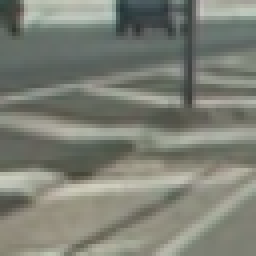
#> input picture non-vehicles/GTI/image1005.png, 64 x 64 px (shown 4 times larger); its folder holds only this picture in this run
$ python -i prod_sliding_window.py   (imports and definitions only)   (older library calls are emulated)
#> lines starting #> are read from the running program, lines starting #| are printed output that depends on the picture
### prod_feature_extraction.py

# coding: utf-8

# # Feature Extraction Production
#
# This file contains the production functions for vehicle feature extraction

# ## Define feature extraction functions

import numpy as np
import cv2
import matplotlib.pyplot as plt
import matplotlib.image as mpimg
from sklearn.preprocessing import StandardScaler
import glob
import os
from sklearn.svm import LinearSVC
from sklearn.preprocessing import StandardScaler
from skimage.feature import hog

def bin_spatial(img, size=(32, 32)):
    """
    This function takes as input: an image called 'img' and a tuple of (x,y) called 'size'.

    It returns 'img' scaled to dimensions x by y as a xy by 1 array.
    """
    # Use cv2.resize().ravel() to create the feature vector
    features = cv2.resize(img, size).ravel()
    # Return the feature vector
    return features

def color_hist(img, nbins=32, bins_range=(0, 256)):
    """
    This function takes as input: a three channel image called 'img', a number of bins called 'nbins' and a range for the
    bins called 'bin_range'.

    It returns 3 histograms, one for each channel of 'img', as a numpy array.
    """
    # Compute the histogram of the color channels separately
    channel1_hist = np.histogram(img[:,:,0], bins=nbins, range=bins_range)
    channel2_hist = np.histogram(img[:,:,1], bins=nbins, range=bins_range)
    channel3_hist = np.histogram(img[:,:,2], bins=nbins, range=bins_range)
    # Concatenate the histograms into a single feature vector
    hist_features = np.concatenate((channel1_hist[0], channel2_hist[0], channel3_hist[0]))
    #hist_features = np.concatenate(( channel2_hist[0], channel3_hist[0]))
    # Return the individual histograms, bin_centers and feature vector
    return hist_features

def get_hog_features(img, orient, pix_per_cell, cell_per_block, vis=False, feature_vec=True):
    if vis == True:
        features,hog_image=hog(img, orientations=orient,pixels_per_cell=(pix_per_cell,pix_per_cell),
        cells_per_block=(cell_per_block,cell_per_block), transform_sqrt=False,
                       visualise=vis, feature_vector=feature_vec)

        return features, hog_image
    else:
        # Use skimage.hog() to get features only
        features=hog(img, orientations=orient,pixels_per_cell=(pix_per_cell,pix_per_cell),
        cells_per_block=(cell_per_block,cell_per_block), transform_sqrt=False,
                       visualise=vis, feature_vector=feature_vec)

        return features


# [73 lines left out: function extract_features, not called in this run]

### prod_sliding_window.py
import numpy as np
import cv2
import glob
import time
from sklearn.svm import LinearSVC
from sklearn.preprocessing import StandardScaler
from skimage.feature import hog
from prod_feature_extraction import *

def single_img_features(img, color_space='RGB', spatial_size=(32, 32),
                        hist_bins=32, orient=9,
                        pix_per_cell=8, cell_per_block=2, hog_channel=0,
                        spatial_feat=True, hist_feat=True, hog_feat=True, hog_color_space="HSV"):
    #1) Define an empty list to receive features
    img_features = []
    #2) Apply color conversion if other than 'RGB'
    if color_space != 'RGB':
        if color_space == 'HSV':
            feature_image = cv2.cvtColor(img, cv2.COLOR_RGB2HSV)
        elif color_space == 'LUV':
            feature_image = cv2.cvtColor(img, cv2.COLOR_RGB2LUV)
        elif color_space == 'HLS':
            feature_image = cv2.cvtColor(img, cv2.COLOR_RGB2HLS)
        elif color_space == 'YUV':
            feature_image = cv2.cvtColor(img, cv2.COLOR_RGB2YUV)
        elif color_space == 'YCrCb':
            feature_image = cv2.cvtColor(img, cv2.COLOR_RGB2YCrCb)
    else: feature_image = np.copy(img)
    #3) Compute spatial features if flag is set
    if spatial_feat == True:
        spatial_features = bin_spatial(feature_image, size=spatial_size)
        #4) Append features to list
        img_features.append(spatial_features)
    #5) Compute histogram features if flag is set
    if hist_feat == True:
        hist_features = color_hist(feature_image, nbins=hist_bins)
        #6) Append features to list
        img_features.append(hist_features)
    #7) Compute HOG features if flag is set
    if hog_feat == True:
        if hog_color_space != 'RGB':
            if hog_color_space == 'HSV':
                feature_image = cv2.cvtColor(img, cv2.COLOR_RGB2HSV)
            elif hog_color_space == 'LUV':
                feature_image = cv2.cvtColor(img, cv2.COLOR_RGB2LUV)
            elif hog_color_space == 'HLS':
                feature_image = cv2.cvtColor(img, cv2.COLOR_RGB2HLS)
            elif hog_color_space == 'YUV':
                feature_image = cv2.cvtColor(img, cv2.COLOR_RGB2YUV)
            elif hog_color_space == 'YCrCb':
                feature_image = cv2.cvtColor(img, cv2.COLOR_RGB2YCrCb)
        else: feature_image = np.copy(img)
        if hog_channel == 'ALL':
            hog_features = []
            for channel in range(feature_image.shape[2]):
                hog_features.extend(get_hog_features(feature_image[:,:,channel],
                                    orient, pix_per_cell, cell_per_block,
                                    vis=False, feature_vec=True))
        elif hog_channel=='GRAY' :
                gray = cv2.cvtColor(img, cv2.COLOR_RGB2GRAY)
                hog_features = get_hog_features(gray, orient,
                            pix_per_cell, cell_per_block, vis=False, feature_vec=True)
        else:
            hog_features = get_hog_features(feature_image[:,:,hog_channel], orient,
                        pix_per_cell, cell_per_block, vis=False, feature_vec=True)
        #8) Append features to list
        img_features.append(hog_features)

    #9) Return concatenated array of features

    return np.concatenate(img_features)
# [114 lines left out: functions search_windows, slide_window, add_heat, apply_threshold, draw_labeled_bboxes, draw_boxes, not called in this run]

>>> import cv2
>>> picture = cv2.cvtColor(cv2.imread('non-vehicles/GTI/image1005.png'), cv2.COLOR_BGR2RGB)
>>> result = single_img_features(picture)
#> in bin_spatial, `features = cv2.resize(img, size).ravel()`: features = 3072 values, max 204 at index 2241, min 41 at index 141, mean 123.8
#> in single_img_features, `spatial_features = bin_spatial(feature_image, size=spatial_size)`: spatial_features has the same summary as features in bin_spatial
#> in color_hist, `hist_features = np.concatenate((channel1_hist[0], channel2_hist[0], ch..`: hist_features = 96 values, max 572 at index 12, min 0 at index 0, mean 128
#> in single_img_features, `feature_image = cv2.cvtColor(img, cv2.COLOR_RGB2HSV)`: feature_image: shape (64, 64, 3); mean H, S, V 43.2, 25.7, 129.2
#> in get_hog_features, `features=hog(img, orientations=orient,pixels_per_cell=(pix_per_cell,pi..`: features = 1764 values, max 0.342 at index 1515, min 0 at index 17, mean 0.138
#> in get_hog_features, `features=hog(img, orientations=orient,pixels_per_cell=(pix_per_cell,pi..`:
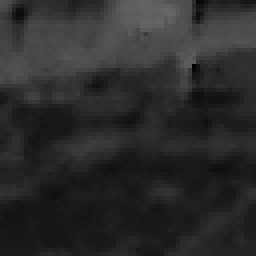
#> img: shape (64, 64) (shown 4 times larger); min 0, max 105, mean 43.2
#> in single_img_features, `hog_features = get_hog_features(feature_image[:,:,hog_channel], orient..`: hog_features has the same summary as features in get_hog_features
#> result = 4932 values, max 572 at index 3084, min 0 at index 3072, mean 79.65

$ run again, on non-vehicles/GTI/image1089.png
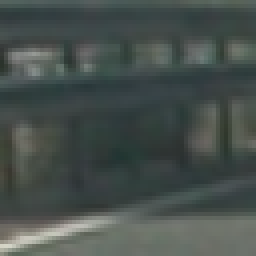
#> input picture non-vehicles/GTI/image1089.png, 64 x 64 px (shown 4 times larger)
#> in bin_spatial, `features = cv2.resize(img, size).ravel()`: features = 3072 values, max 189 at index 2883, min 35 at index 1869, mean 76.03
#> spatial_features has the same summary as features in bin_spatial
#> in color_hist, `hist_features = np.concatenate((channel1_hist[0], channel2_hist[0], ch..`: hist_features = 96 values, max 1215 at index 72, min 0 at index 0, mean 128
#> feature_image: shape (64, 64, 3); mean H, S, V 74.3, 35.1, 80.4
#> in get_hog_features, `features=hog(img, orientations=orient,pixels_per_cell=(pix_per_cell,pi..`: features = 1764 values, max 0.414 at index 1732, min 0 at index 17, mean 0.134
#> in get_hog_features, `features=hog(img, orientations=orient,pixels_per_cell=(pix_per_cell,pi..`:
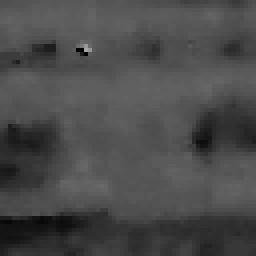
#> img: shape (64, 64) (shown 4 times larger); min 0, max 165, mean 74.3
#> hog_features has the same summary as features in get_hog_features
#> result = 4932 values, max 1215 at index 3144, min 0 at index 3072, mean 49.9

$ run again, on non-vehicles/GTI/image1131.png
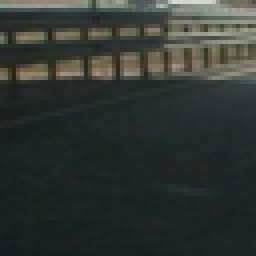
#> input picture non-vehicles/GTI/image1131.png, 64 x 64 px (shown 4 times larger)
#> in bin_spatial, `features = cv2.resize(img, size).ravel()`: features = 3072 values, max 184 at index 76, min 22 at index 1539, mean 51.52
#> spatial_features has the same summary as features in bin_spatial
#> in color_hist, `hist_features = np.concatenate((channel1_hist[0], channel2_hist[0], ch..`: hist_features = 96 values, max 1887 at index 36, min 0 at index 0, mean 128
#> feature_image: shape (64, 64, 3); mean H, S, V 77.5, 52.4, 55.9
#> in get_hog_features, `features=hog(img, orientations=orient,pixels_per_cell=(pix_per_cell,pi..`: features = 1764 values, max 0.386 at index 688, min 0 at index 16, mean 0.14
#> in get_hog_features, `features=hog(img, orientations=orient,pixels_per_cell=(pix_per_cell,pi..`:
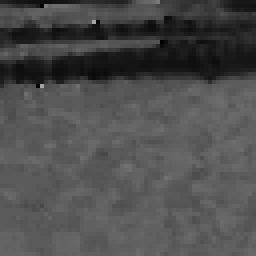
#> img: shape (64, 64) (shown 4 times larger); min 0, max 165, mean 77.5
#> hog_features has the same summary as features in get_hog_features
#> result = 4932 values, max 1887 at index 3108, min 0 at index 3072, mean 34.63

$ run again, on non-vehicles/GTI/image1158.png
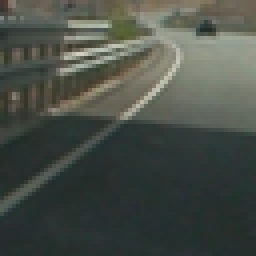
#> input picture non-vehicles/GTI/image1158.png, 64 x 64 px (shown 4 times larger)
#> in bin_spatial, `features = cv2.resize(img, size).ravel()`: features = 3072 values, max 177 at index 739, min 33 at index 2856, mean 74.35
#> spatial_features has the same summary as features in bin_spatial
#> in color_hist, `hist_features = np.concatenate((channel1_hist[0], channel2_hist[0], ch..`: hist_features = 96 values, max 1138 at index 69, min 0 at index 0, mean 128
#> feature_image: shape (64, 64, 3); mean H, S, V 61.3, 41, 79.4
#> in get_hog_features, `features=hog(img, orientations=orient,pixels_per_cell=(pix_per_cell,pi..`: features = 1764 values, max 0.411 at index 1298, min 0 at index 7, mean 0.144
#> in get_hog_features, `features=hog(img, orientations=orient,pixels_per_cell=(pix_per_cell,pi..`:
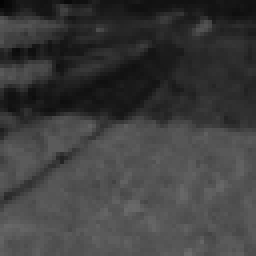
#> img: shape (64, 64) (shown 4 times larger); min 3, max 107, mean 61.3
#> hog_features has the same summary as features in get_hog_features
#> result = 4932 values, max 1138 at index 3141, min 0 at index 3072, mean 48.86
